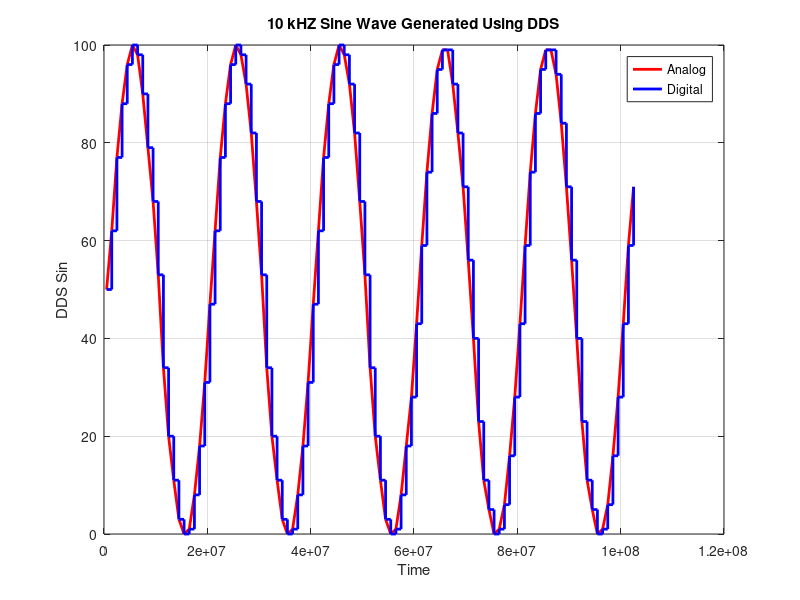

Reproduce this figure in MATLAB.
% Open the file for reading
fileID = fopen('50kHz.txt', 'r');

% Read the data using fscanf
data = fscanf(fileID, '# KERNEL: Time= %f, Counter= %d, DDS_Sin= %d\n', [3, Inf]);

% Close the file
fclose(fileID);

% Extract counter, DDS_Sin, and time values
time = data(1, :);
counter = data(2, :);
dds_sin = data(3, :);

% Plot the graphs
plot(time, dds_sin, "r", "LineWidth", 2);
hold on
stairs(time, dds_sin, "b", "LineWidth", 2);
hold off

% Add labels and title
legend('Analog', 'Digital');
xlabel('Time');
ylabel('DDS Sin');
title('10 kHZ Sine Wave Generated Using DDS');

% Show the grid
grid on;
